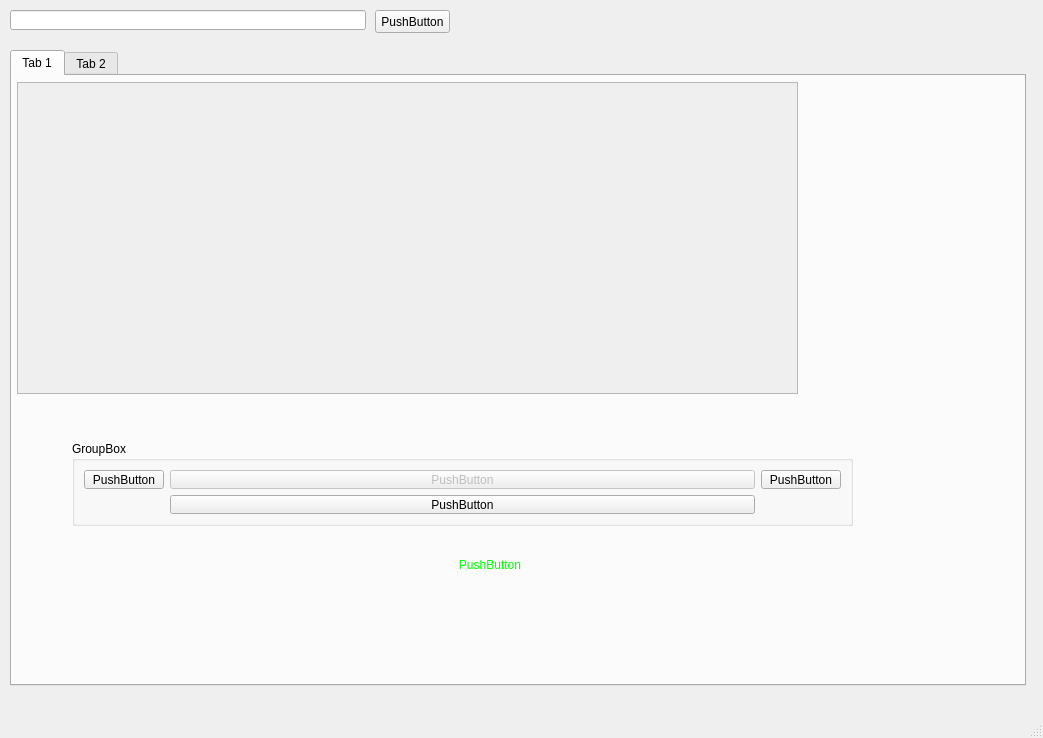
<?xml version="1.0" encoding="UTF-8"?>
<ui version="4.0">
 <class>MainWindow</class>
 <widget class="QMainWindow" name="MainWindow">
  <property name="geometry">
   <rect>
    <x>0</x>
    <y>0</y>
    <width>1043</width>
    <height>738</height>
   </rect>
  </property>
  <property name="windowTitle">
   <string>MainWindow</string>
  </property>
  <widget class="QWidget" name="centralwidget">
   <widget class="QTabWidget" name="tabWidget_2">
    <property name="geometry">
     <rect>
      <x>10</x>
      <y>50</y>
      <width>1016</width>
      <height>636</height>
     </rect>
    </property>
    <widget class="QWidget" name="tab_3">
     <attribute name="title">
      <string>Tab 1</string>
     </attribute>
     <widget class="QScrollArea" name="scrollArea_2">
      <property name="geometry">
       <rect>
        <x>5</x>
        <y>6</y>
        <width>781</width>
        <height>312</height>
       </rect>
      </property>
      <property name="widgetResizable">
       <bool>true</bool>
      </property>
      <widget class="QWidget" name="scrollAreaWidgetContents_3">
       <property name="geometry">
        <rect>
         <x>0</x>
         <y>0</y>
         <width>779</width>
         <height>310</height>
        </rect>
       </property>
      </widget>
     </widget>
     <widget class="QGroupBox" name="groupBox">
      <property name="geometry">
       <rect>
        <x>60</x>
        <y>365</y>
        <width>781</width>
        <height>85</height>
       </rect>
      </property>
      <property name="sizePolicy">
       <sizepolicy hsizetype="Preferred" vsizetype="Preferred">
        <horstretch>0</horstretch>
        <verstretch>0</verstretch>
       </sizepolicy>
      </property>
      <property name="title">
       <string>GroupBox</string>
      </property>
      <layout class="QGridLayout" name="gridLayout" columnstretch="0,1,0">
       <item row="0" column="0">
        <widget class="QPushButton" name="pushButton_7">
         <property name="text">
          <string>PushButton</string>
         </property>
        </widget>
       </item>
       <item row="0" column="1">
        <widget class="QPushButton" name="pushButton_4">
         <property name="enabled">
          <bool>false</bool>
         </property>
         <property name="text">
          <string>PushButton</string>
         </property>
        </widget>
       </item>
       <item row="0" column="2">
        <widget class="QPushButton" name="pushButton">
         <property name="text">
          <string>PushButton</string>
         </property>
         <property name="default">
          <bool>false</bool>
         </property>
        </widget>
       </item>
       <item row="1" column="1">
        <widget class="QPushButton" name="pushButton_2">
         <property name="text">
          <string>PushButton</string>
         </property>
        </widget>
       </item>
      </layout>
     </widget>
     <widget class="QPushButton" name="pushButton_5">
      <property name="enabled">
       <bool>false</bool>
      </property>
      <property name="geometry">
       <rect>
        <x>180</x>
        <y>477</y>
        <width>596</width>
        <height>23</height>
       </rect>
      </property>
      <property name="palette">
       <palette>
        <active>
         <colorrole role="WindowText">
          <brush brushstyle="SolidPattern">
           <color alpha="255">
            <red>0</red>
            <green>255</green>
            <blue>0</blue>
           </color>
          </brush>
         </colorrole>
         <colorrole role="Button">
          <brush brushstyle="SolidPattern">
           <color alpha="255">
            <red>0</red>
            <green>255</green>
            <blue>0</blue>
           </color>
          </brush>
         </colorrole>
         <colorrole role="Light">
          <brush brushstyle="SolidPattern">
           <color alpha="255">
            <red>0</red>
            <green>255</green>
            <blue>0</blue>
           </color>
          </brush>
         </colorrole>
         <colorrole role="Midlight">
          <brush brushstyle="SolidPattern">
           <color alpha="255">
            <red>0</red>
            <green>255</green>
            <blue>0</blue>
           </color>
          </brush>
         </colorrole>
         <colorrole role="Dark">
          <brush brushstyle="SolidPattern">
           <color alpha="255">
            <red>0</red>
            <green>255</green>
            <blue>0</blue>
           </color>
          </brush>
         </colorrole>
         <colorrole role="Mid">
          <brush brushstyle="SolidPattern">
           <color alpha="255">
            <red>0</red>
            <green>255</green>
            <blue>0</blue>
           </color>
          </brush>
         </colorrole>
         <colorrole role="Text">
          <brush brushstyle="SolidPattern">
           <color alpha="255">
            <red>0</red>
            <green>255</green>
            <blue>0</blue>
           </color>
          </brush>
         </colorrole>
         <colorrole role="BrightText">
          <brush brushstyle="SolidPattern">
           <color alpha="255">
            <red>0</red>
            <green>255</green>
            <blue>0</blue>
           </color>
          </brush>
         </colorrole>
         <colorrole role="ButtonText">
          <brush brushstyle="SolidPattern">
           <color alpha="255">
            <red>0</red>
            <green>255</green>
            <blue>0</blue>
           </color>
          </brush>
         </colorrole>
         <colorrole role="Base">
          <brush brushstyle="SolidPattern">
           <color alpha="255">
            <red>0</red>
            <green>255</green>
            <blue>0</blue>
           </color>
          </brush>
         </colorrole>
         <colorrole role="Window">
          <brush brushstyle="SolidPattern">
           <color alpha="255">
            <red>0</red>
            <green>255</green>
            <blue>0</blue>
           </color>
          </brush>
         </colorrole>
         <colorrole role="Shadow">
          <brush brushstyle="SolidPattern">
           <color alpha="255">
            <red>0</red>
            <green>255</green>
            <blue>0</blue>
           </color>
          </brush>
         </colorrole>
         <colorrole role="Highlight">
          <brush brushstyle="SolidPattern">
           <color alpha="255">
            <red>0</red>
            <green>255</green>
            <blue>0</blue>
           </color>
          </brush>
         </colorrole>
         <colorrole role="HighlightedText">
          <brush brushstyle="SolidPattern">
           <color alpha="255">
            <red>0</red>
            <green>255</green>
            <blue>0</blue>
           </color>
          </brush>
         </colorrole>
         <colorrole role="Link">
          <brush brushstyle="SolidPattern">
           <color alpha="255">
            <red>0</red>
            <green>255</green>
            <blue>0</blue>
           </color>
          </brush>
         </colorrole>
         <colorrole role="LinkVisited">
          <brush brushstyle="SolidPattern">
           <color alpha="255">
            <red>0</red>
            <green>255</green>
            <blue>0</blue>
           </color>
          </brush>
         </colorrole>
         <colorrole role="AlternateBase">
          <brush brushstyle="SolidPattern">
           <color alpha="255">
            <red>0</red>
            <green>255</green>
            <blue>0</blue>
           </color>
          </brush>
         </colorrole>
         <colorrole role="NoRole">
          <brush brushstyle="SolidPattern">
           <color alpha="255">
            <red>0</red>
            <green>255</green>
            <blue>0</blue>
           </color>
          </brush>
         </colorrole>
         <colorrole role="ToolTipBase">
          <brush brushstyle="SolidPattern">
           <color alpha="255">
            <red>0</red>
            <green>255</green>
            <blue>0</blue>
           </color>
          </brush>
         </colorrole>
         <colorrole role="ToolTipText">
          <brush brushstyle="SolidPattern">
           <color alpha="255">
            <red>0</red>
            <green>255</green>
            <blue>0</blue>
           </color>
          </brush>
         </colorrole>
        </active>
        <inactive>
         <colorrole role="WindowText">
          <brush brushstyle="SolidPattern">
           <color alpha="255">
            <red>0</red>
            <green>255</green>
            <blue>0</blue>
           </color>
          </brush>
         </colorrole>
         <colorrole role="Button">
          <brush brushstyle="SolidPattern">
           <color alpha="255">
            <red>0</red>
            <green>255</green>
            <blue>0</blue>
           </color>
          </brush>
         </colorrole>
         <colorrole role="Light">
          <brush brushstyle="SolidPattern">
           <color alpha="255">
            <red>0</red>
            <green>255</green>
            <blue>0</blue>
           </color>
          </brush>
         </colorrole>
         <colorrole role="Midlight">
          <brush brushstyle="SolidPattern">
           <color alpha="255">
            <red>0</red>
            <green>255</green>
            <blue>0</blue>
           </color>
          </brush>
         </colorrole>
         <colorrole role="Dark">
          <brush brushstyle="SolidPattern">
           <color alpha="255">
            <red>0</red>
            <green>255</green>
            <blue>0</blue>
           </color>
          </brush>
         </colorrole>
         <colorrole role="Mid">
          <brush brushstyle="SolidPattern">
           <color alpha="255">
            <red>0</red>
            <green>255</green>
            <blue>0</blue>
           </color>
          </brush>
         </colorrole>
         <colorrole role="Text">
          <brush brushstyle="SolidPattern">
           <color alpha="255">
            <red>0</red>
            <green>255</green>
            <blue>0</blue>
           </color>
          </brush>
         </colorrole>
         <colorrole role="BrightText">
          <brush brushstyle="SolidPattern">
           <color alpha="255">
            <red>0</red>
            <green>255</green>
            <blue>0</blue>
           </color>
          </brush>
         </colorrole>
         <colorrole role="ButtonText">
          <brush brushstyle="SolidPattern">
           <color alpha="255">
            <red>0</red>
            <green>255</green>
            <blue>0</blue>
           </color>
          </brush>
         </colorrole>
         <colorrole role="Base">
          <brush brushstyle="SolidPattern">
           <color alpha="255">
            <red>0</red>
            <green>255</green>
            <blue>0</blue>
           </color>
          </brush>
         </colorrole>
         <colorrole role="Window">
          <brush brushstyle="SolidPattern">
           <color alpha="255">
            <red>0</red>
            <green>255</green>
            <blue>0</blue>
           </color>
          </brush>
         </colorrole>
         <colorrole role="Shadow">
          <brush brushstyle="SolidPattern">
           <color alpha="255">
            <red>0</red>
            <green>255</green>
            <blue>0</blue>
           </color>
          </brush>
         </colorrole>
         <colorrole role="Highlight">
          <brush brushstyle="SolidPattern">
           <color alpha="255">
            <red>0</red>
            <green>255</green>
            <blue>0</blue>
           </color>
          </brush>
         </colorrole>
         <colorrole role="HighlightedText">
          <brush brushstyle="SolidPattern">
           <color alpha="255">
            <red>0</red>
            <green>255</green>
            <blue>0</blue>
           </color>
          </brush>
         </colorrole>
         <colorrole role="Link">
          <brush brushstyle="SolidPattern">
           <color alpha="255">
            <red>0</red>
            <green>255</green>
            <blue>0</blue>
           </color>
          </brush>
         </colorrole>
         <colorrole role="LinkVisited">
          <brush brushstyle="SolidPattern">
           <color alpha="255">
            <red>0</red>
            <green>255</green>
            <blue>0</blue>
           </color>
          </brush>
         </colorrole>
         <colorrole role="AlternateBase">
          <brush brushstyle="SolidPattern">
           <color alpha="255">
            <red>0</red>
            <green>255</green>
            <blue>0</blue>
           </color>
          </brush>
         </colorrole>
         <colorrole role="NoRole">
          <brush brushstyle="SolidPattern">
           <color alpha="255">
            <red>0</red>
            <green>255</green>
            <blue>0</blue>
           </color>
          </brush>
         </colorrole>
         <colorrole role="ToolTipBase">
          <brush brushstyle="SolidPattern">
           <color alpha="255">
            <red>0</red>
            <green>255</green>
            <blue>0</blue>
           </color>
          </brush>
         </colorrole>
         <colorrole role="ToolTipText">
          <brush brushstyle="SolidPattern">
           <color alpha="255">
            <red>0</red>
            <green>255</green>
            <blue>0</blue>
           </color>
          </brush>
         </colorrole>
        </inactive>
        <disabled>
         <colorrole role="WindowText">
          <brush brushstyle="SolidPattern">
           <color alpha="255">
            <red>0</red>
            <green>255</green>
            <blue>0</blue>
           </color>
          </brush>
         </colorrole>
         <colorrole role="Button">
          <brush brushstyle="SolidPattern">
           <color alpha="255">
            <red>0</red>
            <green>255</green>
            <blue>0</blue>
           </color>
          </brush>
         </colorrole>
         <colorrole role="Light">
          <brush brushstyle="SolidPattern">
           <color alpha="255">
            <red>0</red>
            <green>255</green>
            <blue>0</blue>
           </color>
          </brush>
         </colorrole>
         <colorrole role="Midlight">
          <brush brushstyle="SolidPattern">
           <color alpha="255">
            <red>0</red>
            <green>255</green>
            <blue>0</blue>
           </color>
          </brush>
         </colorrole>
         <colorrole role="Dark">
          <brush brushstyle="SolidPattern">
           <color alpha="255">
            <red>0</red>
            <green>255</green>
            <blue>0</blue>
           </color>
          </brush>
         </colorrole>
         <colorrole role="Mid">
          <brush brushstyle="SolidPattern">
           <color alpha="255">
            <red>0</red>
            <green>255</green>
            <blue>0</blue>
           </color>
          </brush>
         </colorrole>
         <colorrole role="Text">
          <brush brushstyle="SolidPattern">
           <color alpha="255">
            <red>0</red>
            <green>255</green>
            <blue>0</blue>
           </color>
          </brush>
         </colorrole>
         <colorrole role="BrightText">
          <brush brushstyle="SolidPattern">
           <color alpha="255">
            <red>0</red>
            <green>255</green>
            <blue>0</blue>
           </color>
          </brush>
         </colorrole>
         <colorrole role="ButtonText">
          <brush brushstyle="SolidPattern">
           <color alpha="255">
            <red>0</red>
            <green>255</green>
            <blue>0</blue>
           </color>
          </brush>
         </colorrole>
         <colorrole role="Base">
          <brush brushstyle="SolidPattern">
           <color alpha="255">
            <red>0</red>
            <green>255</green>
            <blue>0</blue>
           </color>
          </brush>
         </colorrole>
         <colorrole role="Window">
          <brush brushstyle="SolidPattern">
           <color alpha="255">
            <red>0</red>
            <green>255</green>
            <blue>0</blue>
           </color>
          </brush>
         </colorrole>
         <colorrole role="Shadow">
          <brush brushstyle="SolidPattern">
           <color alpha="255">
            <red>0</red>
            <green>255</green>
            <blue>0</blue>
           </color>
          </brush>
         </colorrole>
         <colorrole role="Highlight">
          <brush brushstyle="SolidPattern">
           <color alpha="255">
            <red>51</red>
            <green>153</green>
            <blue>255</blue>
           </color>
          </brush>
         </colorrole>
         <colorrole role="HighlightedText">
          <brush brushstyle="SolidPattern">
           <color alpha="255">
            <red>0</red>
            <green>255</green>
            <blue>0</blue>
           </color>
          </brush>
         </colorrole>
         <colorrole role="Link">
          <brush brushstyle="SolidPattern">
           <color alpha="255">
            <red>0</red>
            <green>255</green>
            <blue>0</blue>
           </color>
          </brush>
         </colorrole>
         <colorrole role="LinkVisited">
          <brush brushstyle="SolidPattern">
           <color alpha="255">
            <red>0</red>
            <green>255</green>
            <blue>0</blue>
           </color>
          </brush>
         </colorrole>
         <colorrole role="AlternateBase">
          <brush brushstyle="SolidPattern">
           <color alpha="255">
            <red>0</red>
            <green>255</green>
            <blue>0</blue>
           </color>
          </brush>
         </colorrole>
         <colorrole role="NoRole">
          <brush brushstyle="SolidPattern">
           <color alpha="255">
            <red>0</red>
            <green>255</green>
            <blue>0</blue>
           </color>
          </brush>
         </colorrole>
         <colorrole role="ToolTipBase">
          <brush brushstyle="SolidPattern">
           <color alpha="255">
            <red>0</red>
            <green>255</green>
            <blue>0</blue>
           </color>
          </brush>
         </colorrole>
         <colorrole role="ToolTipText">
          <brush brushstyle="SolidPattern">
           <color alpha="255">
            <red>0</red>
            <green>255</green>
            <blue>0</blue>
           </color>
          </brush>
         </colorrole>
        </disabled>
       </palette>
      </property>
      <property name="text">
       <string>PushButton</string>
      </property>
      <property name="default">
       <bool>false</bool>
      </property>
      <property name="flat">
       <bool>true</bool>
      </property>
     </widget>
     <zorder>scrollArea</zorder>
     <zorder>scrollArea_2</zorder>
     <zorder>groupBox</zorder>
     <zorder>pushButton_5</zorder>
    </widget>
    <widget class="QWidget" name="tab_4">
     <attribute name="title">
      <string>Tab 2</string>
     </attribute>
    </widget>
   </widget>
   <widget class="QLineEdit" name="lineEdit">
    <property name="geometry">
     <rect>
      <x>10</x>
      <y>10</y>
      <width>356</width>
      <height>20</height>
     </rect>
    </property>
   </widget>
   <widget class="QPushButton" name="browseConfigButton">
    <property name="geometry">
     <rect>
      <x>375</x>
      <y>10</y>
      <width>75</width>
      <height>23</height>
     </rect>
    </property>
    <property name="text">
     <string>PushButton</string>
    </property>
   </widget>
   <zorder>tabWidget_2</zorder>
   <zorder>groupBox_3</zorder>
   <zorder>lineEdit</zorder>
   <zorder>browseConfigButton</zorder>
  </widget>
  <widget class="QMenuBar" name="menubar">
   <property name="geometry">
    <rect>
     <x>0</x>
     <y>0</y>
     <width>1043</width>
     <height>21</height>
    </rect>
   </property>
  </widget>
  <widget class="QStatusBar" name="statusbar"/>
 </widget>
 <resources/>
 <connections/>
</ui>
